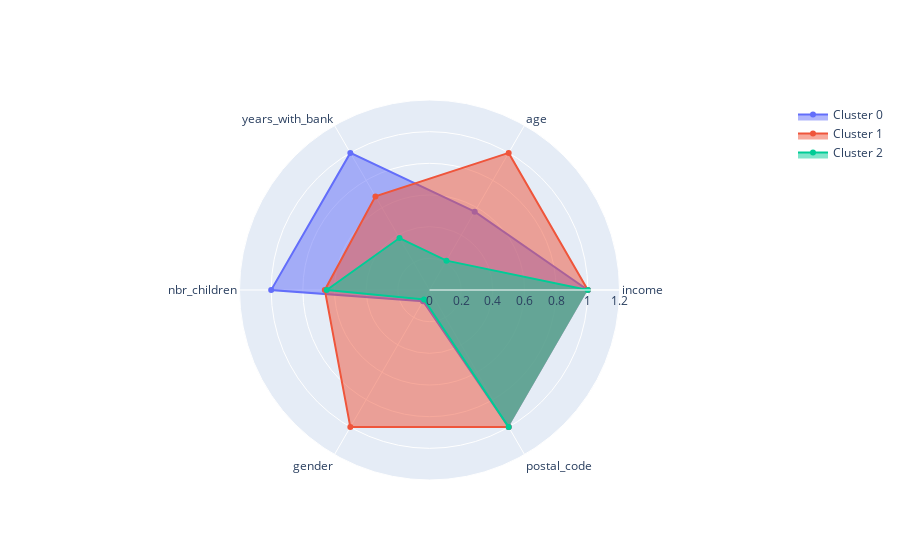

The notebook cell saved with this chart:
### Code cell
# Panda group by cluster and mean for each column
categories = ['income', 'age', 'years_with_bank','nbr_children','gender','postal_code']

customer_mean = customer_mean.apply(lambda x: (x/x.max()), axis=0)
fig = go.Figure()

for index, row in customer_mean.iterrows():
    fig.add_trace(go.Scatterpolar(
          r=row,
          theta=categories,
          fill='toself',
          name='Cluster '+str(index)
    ))


fig.update_layout(
  polar=dict(
    radialaxis=dict(
      visible=True,
      range=[0, 1.2]
    )),
  showlegend=True
)

fig.show()

### Figure 1 — Plotly figure (JSON) as saved in the notebook; plotly's stock layout.template omitted (floating-point values rounded to 4 significant figures)
{"data": [{"fill": "toself", "name": "Cluster 0", "r": [1.0, 0.5711, 1, 1, 0.08133, 1, 0.819], "theta": ["income", "age", "years_with_bank", "nbr_children", "gender", "postal_code"], "type": "scatterpolar"}, {"fill": "toself", "name": "Cluster 1", "r": [1.0, 1, 0.6828, 0.6611, 1, 1, 0.9963], "theta": ["income", "age", "years_with_bank", "nbr_children", "gender", "postal_code"], "type": "scatterpolar"}, {"fill": "toself", "name": "Cluster 2", "r": [1, 0.2141, 0.3789, 0.6491, 0.06907, 1, 1], "theta": ["income", "age", "years_with_bank", "nbr_children", "gender", "postal_code"], "type": "scatterpolar"}], "layout": {"autosize": true, "polar": {"angularaxis": {"type": "category"}, "radialaxis": {"autorange": false, "range": [0, 1.2], "type": "linear", "visible": true}}, "showlegend": true}}
